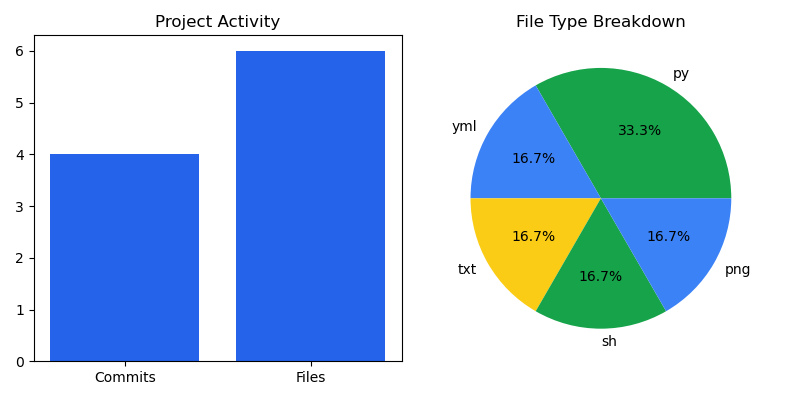

The script that saved this image:
import matplotlib.pyplot as plt

lines = open("pulse.txt").read().splitlines()
labels = ["Commits", "Files"]
values = [int(lines[0]), int(lines[2])]

file_types = ["py", "yml", "txt", "sh", "png"]
counts = [int(lines[3].split()[0]), int(lines[4].split()[0]), int(lines[5].split()[0]), int(lines[6].split()[0]), int(lines[7].split()[0]),]

fig, (ax1, ax2) = plt.subplots(1, 2, figsize=(8, 4))

ax1.bar(labels, values, color="#2563eb")
ax1.set_title("Project Activity")

ax2.pie(counts, labels=file_types, autopct="%1.1f%%", colors=["#16a34a","#3b82f6","#facc15"])
ax2.set_title("File Type Breakdown")

plt.tight_layout()
plt.savefig("pulse_dashboard.png")
print("pulse_dashboard.png created")